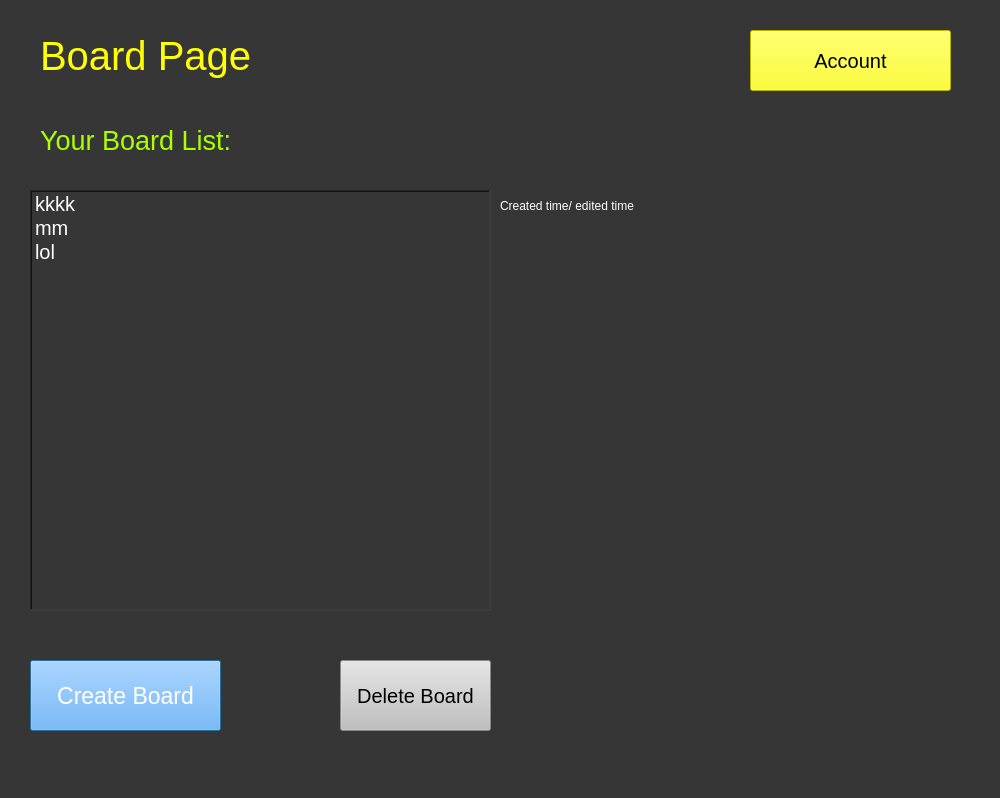
<?xml version="1.0" encoding="UTF-8"?>
<ui version="4.0">
 <class>Dialog</class>
 <widget class="QDialog" name="Dialog">
  <property name="geometry">
   <rect>
    <x>0</x>
    <y>0</y>
    <width>1000</width>
    <height>798</height>
   </rect>
  </property>
  <property name="windowTitle">
   <string>Dialog</string>
  </property>
  <property name="styleSheet">
   <string notr="true">background-color: rgb(170, 170, 255);
background-color: rgb(54, 54, 54);</string>
  </property>
  <widget class="QLabel" name="label">
   <property name="geometry">
    <rect>
     <x>40</x>
     <y>20</y>
     <width>391</width>
     <height>71</height>
    </rect>
   </property>
   <property name="styleSheet">
    <string notr="true">color:rgb(255, 255, 0);
font-size:30pt;</string>
   </property>
   <property name="text">
    <string>Board Page</string>
   </property>
  </widget>
  <widget class="QLabel" name="label_2">
   <property name="geometry">
    <rect>
     <x>40</x>
     <y>110</y>
     <width>291</width>
     <height>61</height>
    </rect>
   </property>
   <property name="styleSheet">
    <string notr="true">font-size:20pt;
color:rgb(170, 255, 0)</string>
   </property>
   <property name="text">
    <string>Your Board List:</string>
   </property>
  </widget>
  <widget class="QListWidget" name="boardlist">
   <property name="geometry">
    <rect>
     <x>30</x>
     <y>190</y>
     <width>461</width>
     <height>421</height>
    </rect>
   </property>
   <property name="toolTip">
    <string>&lt;html&gt;&lt;head/&gt;&lt;body&gt;&lt;p align=&quot;center&quot;&gt;jokl&lt;/p&gt;&lt;/body&gt;&lt;/html&gt;</string>
   </property>
   <property name="styleSheet">
    <string notr="true">color:rgb(255, 255, 255);
font-size:15pt;
</string>
   </property>
   <property name="frameShape">
    <enum>QFrame::WinPanel</enum>
   </property>
   <property name="lineWidth">
    <number>18</number>
   </property>
   <property name="midLineWidth">
    <number>13</number>
   </property>
   <item>
    <property name="text">
     <string>kkkk</string>
    </property>
   </item>
   <item>
    <property name="text">
     <string>mm</string>
    </property>
   </item>
   <item>
    <property name="text">
     <string>lol</string>
    </property>
   </item>
  </widget>
  <widget class="QPushButton" name="addboardbutton">
   <property name="geometry">
    <rect>
     <x>30</x>
     <y>660</y>
     <width>191</width>
     <height>71</height>
    </rect>
   </property>
   <property name="styleSheet">
    <string notr="true">color:rgb(255, 255, 255);
font-size:17pt;
background-color:rgb(85, 170, 255)</string>
   </property>
   <property name="text">
    <string>Create Board</string>
   </property>
  </widget>
  <widget class="QPushButton" name="accountbutton">
   <property name="geometry">
    <rect>
     <x>750</x>
     <y>30</y>
     <width>201</width>
     <height>61</height>
    </rect>
   </property>
   <property name="styleSheet">
    <string notr="true">color:rgb(0, 0, 0);
font-size:15pt;
background-color:rgb(255, 255, 0)</string>
   </property>
   <property name="text">
    <string>Account</string>
   </property>
  </widget>
  <widget class="QLabel" name="label_3">
   <property name="geometry">
    <rect>
     <x>500</x>
     <y>190</y>
     <width>211</width>
     <height>31</height>
    </rect>
   </property>
   <property name="styleSheet">
    <string notr="true">color:rgb(255, 255, 255)</string>
   </property>
   <property name="text">
    <string>Created time/ edited time</string>
   </property>
  </widget>
  <widget class="QPushButton" name="deleteboardbutton">
   <property name="geometry">
    <rect>
     <x>340</x>
     <y>660</y>
     <width>151</width>
     <height>71</height>
    </rect>
   </property>
   <property name="styleSheet">
    <string notr="true">color:rgb(0, 0, 0);
font-size: 15pt;
background-color:rgb(191, 191, 191);</string>
   </property>
   <property name="text">
    <string>Delete Board</string>
   </property>
  </widget>
 </widget>
 <resources/>
 <connections/>
</ui>
